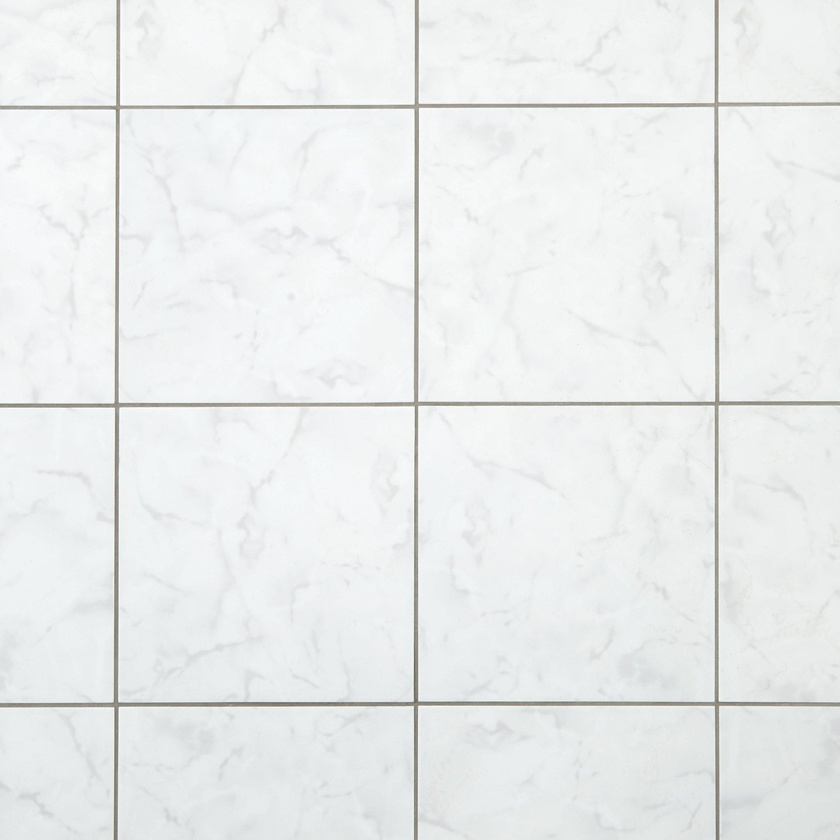
#> input picture RoboHacks_2/floor_image/cleanfloor.JPG, 840 x 840 px, shrunk from 2500 x 2500 before the run
$ python -i test_processimage.py   (imports and definitions only)
#> lines starting #> are read from the running program, lines starting #| are printed output that depends on the picture
# Author: Yee Chuen Teph
# title: test_processimage
# Description: test zone for processing image

from distutils.command.clean import clean
import os
from PIL import Image, ImageFilter, ImageEnhance, ImageOps

# [10 lines of commented-out code are left out]

def dirtdetection(file):

#> called with file = 'floor_image/cleanfloor.JPG'
    image = Image.open(file)
#> image is the input picture: PIL image 840x840 RGB; mean R, G, B 234.6, 237, 236.8
    # blur image
    # image = image.filter(ImageFilter.BoxBlur(2))
    # image.save('1blurtest.jpg')

    # greyscale image
    image = image.convert('L')
#> image: PIL image 840x840 L

    # contrast image
    image = ImageEnhance.Contrast(image).enhance(3)
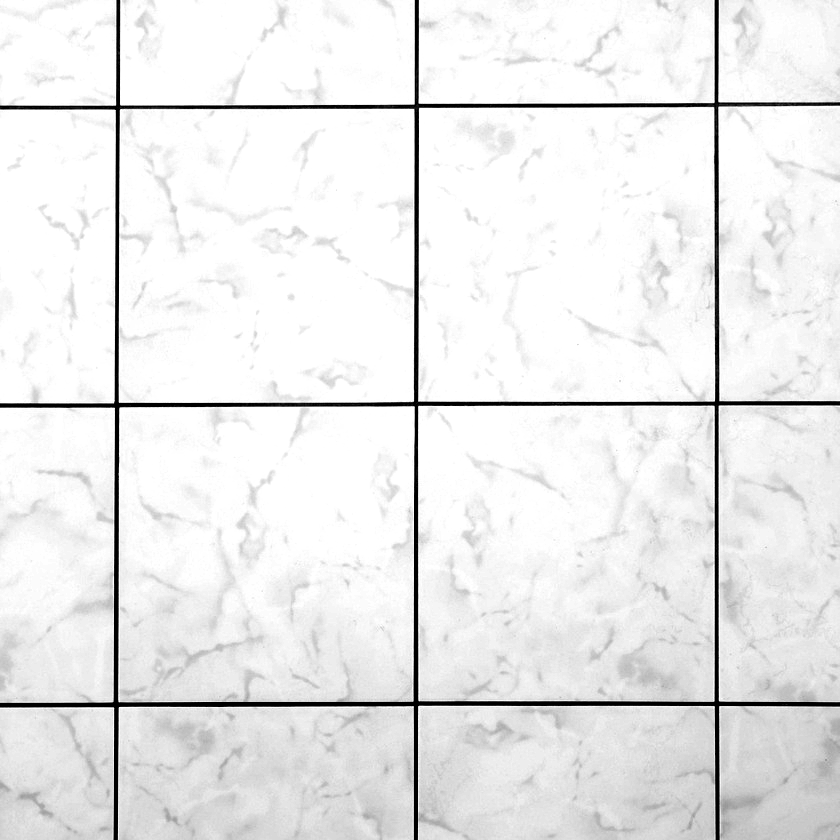
#> image: PIL image 840x840 L; min 0, max 255, mean 235

    # brightness image
    image = ImageEnhance.Brightness(image).enhance(2)
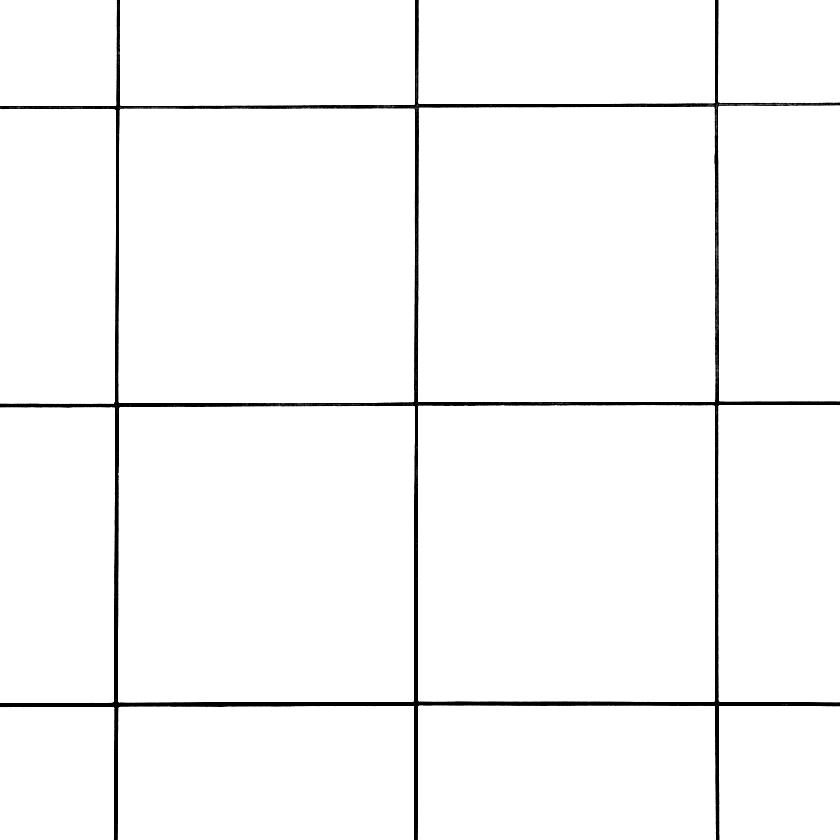
#> image: PIL image 840x840 L; min 0, max 255, mean 248.6

    number = 0
    imagename = 'process1.'+str(number)+'.jpg'
    while os.path.exists(imagename):
        number+=1
        imagename = 'process1.'+str(number)+'.jpg'
    image.save(imagename)

    return(imagename)

    # [22 lines of commented-out code are left out]

def convertRedWhite(file):

    image = Image.open(file)
    image = image.convert("RGB")

    d = image.getdata()

    new_image = []
    for item in d:

        # change all white (also shades of whites)
        # pixels to yellow
        if item[0] not in list(range(0, 10)):
            new_image.append((255, 0, 0))
        else:
            new_image.append((255, 255, 255))

    # update image data
    image.putdata(new_image)

    return checkRed(image)


#testimage = convertRedWhite(testimage)
#testimage.show()


#________________________________________________________________________________________________
# check if image has red

def checkRed(image):
    #print(image.getcolors())
    if(len(image.getcolors())) > 1:
        return "dirty"
    else:
        return "clean"


# [15 lines of commented-out code are left out]

>>> result = dirtdetection('floor_image/cleanfloor.JPG')
